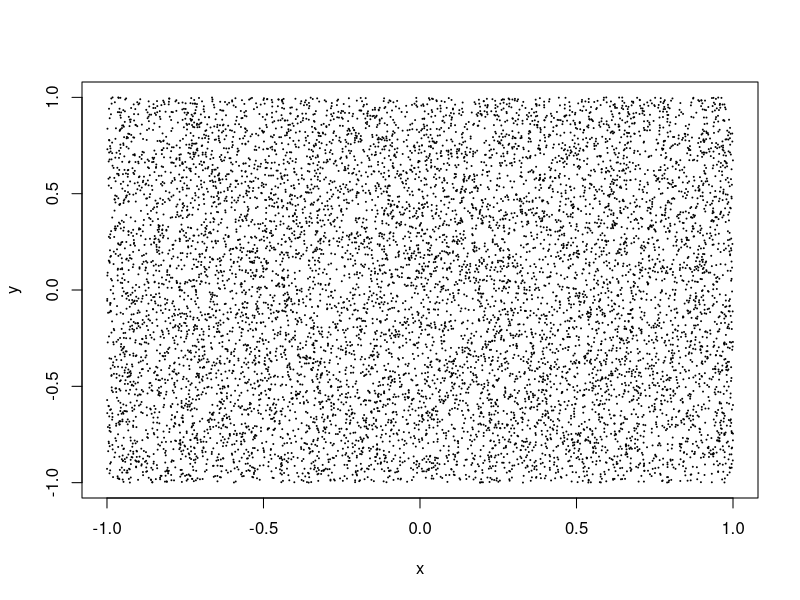
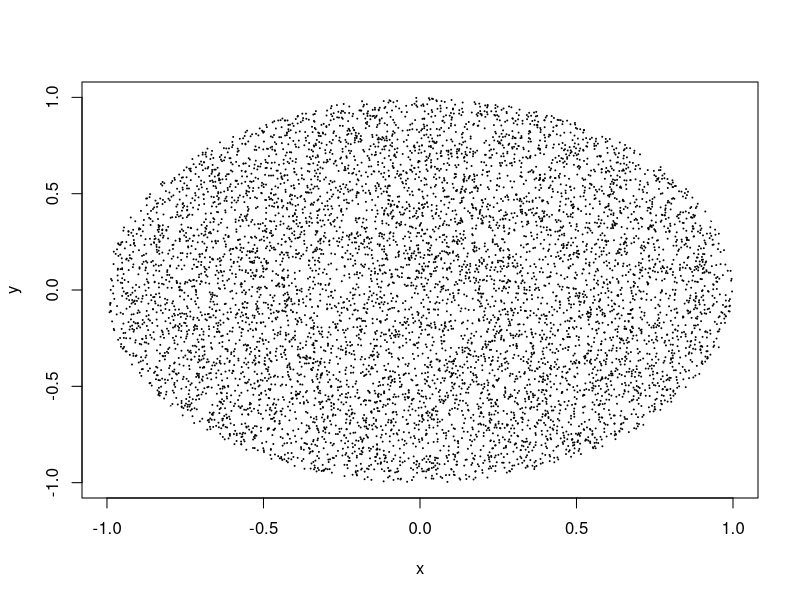

Generate these figures, in order, with R:
## ---- chunk 1
N <- 10000

x <- runif(N, -1, 1)  # 10000 valores entre -1 y 1 con una distribución uniforme.

y <- runif(N, -1, 1)

plot(x,y, cex = .1)

## ---- chunk 2
c <- (x^2 + y^2 <= 1)
plot(x, y, cex = .1, col = c) # Pintamos todos los puntos que cumplen esa condición
head(c)  # c es un vector de TRUE y FALSE

## ---- chunk 3
mean(c)  # El 78% de los puntos están dentro

## ---- chunk 4
mean(c) * 4  
